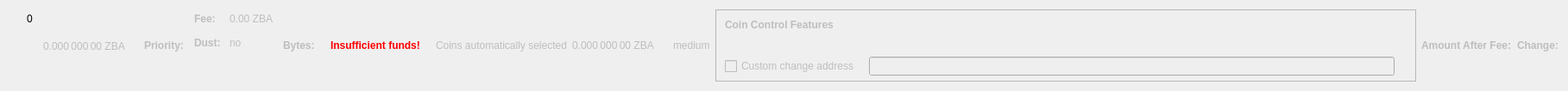
    <widget class="QWidget" name="dummyHideWidget" native="true">
     <property name="maximumSize">
      <size>
       <width>100</width>
       <height>22</height>
      </size>
     </property>
     <layout class="QHBoxLayout" name="dummyHideLayout">
      <item>
       <layout class="QFormLayout" name="formLayoutCoinControl1">
        <property name="horizontalSpacing">
         <number>10</number>
        </property>
        <property name="verticalSpacing">
         <number>14</number>
        </property>
        <property name="leftMargin">
         <number>10</number>
        </property>
        <property name="topMargin">
         <number>4</number>
        </property>
        <property name="rightMargin">
         <number>6</number>
        </property>
        <item row="0" column="1">
         <widget class="QLabel" name="labelCoinControlBytes">
          <property name="cursor">
           <cursorShape>IBeamCursor</cursorShape>
          </property>
          <property name="contextMenuPolicy">
           <enum>Qt::ActionsContextMenu</enum>
          </property>
          <property name="text">
           <string notr="true">0</string>
          </property>
          <property name="textInteractionFlags">
           <set>Qt::LinksAccessibleByMouse|Qt::TextSelectableByKeyboard|Qt::TextSelectableByMouse</set>
          </property>
         </widget>
        </item>
       </layout>
      </item>
      <item>
       <widget class="QLabel" name="labelCoinControlAfterFee">
        <property name="enabled">
         <bool>false</bool>
        </property>
        <property name="sizePolicy">
         <sizepolicy hsizetype="Fixed" vsizetype="Fixed">
          <horstretch>0</horstretch>
          <verstretch>0</verstretch>
         </sizepolicy>
        </property>
        <property name="minimumSize">
         <size>
          <width>111</width>
          <height>12</height>
         </size>
        </property>
        <property name="maximumSize">
         <size>
          <width>111</width>
          <height>12</height>
         </size>
        </property>
        <property name="cursor">
         <cursorShape>IBeamCursor</cursorShape>
        </property>
        <property name="contextMenuPolicy">
         <enum>Qt::ActionsContextMenu</enum>
        </property>
        <property name="text">
         <string notr="true">0.000 000 00 ZBA</string>
        </property>
        <property name="textInteractionFlags">
         <set>Qt::LinksAccessibleByMouse|Qt::TextSelectableByKeyboard|Qt::TextSelectableByMouse</set>
        </property>
       </widget>
      </item>
      <item>
       <widget class="QLabel" name="labelCoinControlPriorityText">
        <property name="enabled">
         <bool>false</bool>
        </property>
        <property name="font">
         <font>
          <weight>75</weight>
          <bold>true</bold>
         </font>
        </property>
        <property name="text">
         <string>Priority:</string>
        </property>
       </widget>
      </item>
      <item>
       <layout class="QHBoxLayout" name="horizontalLayout"/>
      </item>
      <item>
       <layout class="QFormLayout" name="formLayoutCoinControl3">
        <property name="horizontalSpacing">
         <number>10</number>
        </property>
        <property name="verticalSpacing">
         <number>14</number>
        </property>
        <property name="leftMargin">
         <number>6</number>
        </property>
        <property name="topMargin">
         <number>4</number>
        </property>
        <property name="rightMargin">
         <number>6</number>
        </property>
        <item row="0" column="0">
         <widget class="QLabel" name="labelCoinControlFeeText">
          <property name="enabled">
           <bool>false</bool>
          </property>
          <property name="font">
           <font>
            <weight>75</weight>
            <bold>true</bold>
           </font>
          </property>
          <property name="text">
           <string>Fee:</string>
          </property>
          <property name="margin">
           <number>0</number>
          </property>
         </widget>
        </item>
        <item row="0" column="1">
         <widget class="QLabel" name="labelCoinControlFee">
          <property name="enabled">
           <bool>false</bool>
          </property>
          <property name="cursor">
           <cursorShape>IBeamCursor</cursorShape>
          </property>
          <property name="contextMenuPolicy">
           <enum>Qt::ActionsContextMenu</enum>
          </property>
          <property name="text">
           <string notr="true">0.00 ZBA</string>
          </property>
          <property name="textInteractionFlags">
           <set>Qt::LinksAccessibleByMouse|Qt::TextSelectableByKeyboard|Qt::TextSelectableByMouse</set>
          </property>
         </widget>
        </item>
        <item row="1" column="0">
         <widget class="QLabel" name="labelCoinControlLowOutputText">
          <property name="enabled">
           <bool>false</bool>
          </property>
          <property name="font">
           <font>
            <weight>75</weight>
            <bold>true</bold>
           </font>
          </property>
          <property name="text">
           <string>Dust:</string>
          </property>
         </widget>
        </item>
        <item row="1" column="1">
         <widget class="QLabel" name="labelCoinControlLowOutput">
          <property name="enabled">
           <bool>false</bool>
          </property>
          <property name="cursor">
           <cursorShape>IBeamCursor</cursorShape>
          </property>
          <property name="contextMenuPolicy">
           <enum>Qt::ActionsContextMenu</enum>
          </property>
          <property name="text">
           <string>no</string>
          </property>
          <property name="textInteractionFlags">
           <set>Qt::LinksAccessibleByMouse|Qt::TextSelectableByKeyboard|Qt::TextSelectableByMouse</set>
          </property>
         </widget>
        </item>
       </layout>
      </item>
      <item>
       <widget class="QLabel" name="labelCoinControlBytesText">
        <property name="enabled">
         <bool>false</bool>
        </property>
        <property name="font">
         <font>
          <weight>75</weight>
          <bold>true</bold>
         </font>
        </property>
        <property name="text">
         <string>Bytes:</string>
        </property>
       </widget>
      </item>
      <item>
       <layout class="QFormLayout" name="formLayoutCoinControl2">
        <property name="horizontalSpacing">
         <number>10</number>
        </property>
        <property name="verticalSpacing">
         <number>14</number>
        </property>
        <property name="leftMargin">
         <number>6</number>
        </property>
        <property name="topMargin">
         <number>4</number>
        </property>
        <property name="rightMargin">
         <number>6</number>
        </property>
       </layout>
      </item>
      <item>
       <layout class="QHBoxLayout" name="horizontalLayoutCoinControl2">
        <property name="spacing">
         <number>8</number>
        </property>
        <property name="bottomMargin">
         <number>10</number>
        </property>
       </layout>
      </item>
      <item>
       <widget class="QLabel" name="labelCoinControlInsuffFunds">
        <property name="enabled">
         <bool>false</bool>
        </property>
        <property name="minimumSize">
         <size>
          <width>0</width>
          <height>0</height>
         </size>
        </property>
        <property name="font">
         <font>
          <weight>75</weight>
          <bold>true</bold>
         </font>
        </property>
        <property name="styleSheet">
         <string notr="true">color:red;font-weight:bold;</string>
        </property>
        <property name="text">
         <string>Insufficient funds!</string>
        </property>
        <property name="margin">
         <number>5</number>
        </property>
       </widget>
      </item>
      <item>
       <layout class="QFormLayout" name="formLayoutCoinControl4">
        <property name="horizontalSpacing">
         <number>10</number>
        </property>
        <property name="verticalSpacing">
         <number>14</number>
        </property>
        <property name="leftMargin">
         <number>6</number>
        </property>
        <property name="topMargin">
         <number>4</number>
        </property>
        <property name="rightMargin">
         <number>6</number>
        </property>
       </layout>
      </item>
      <item>
       <widget class="QLabel" name="labelCoinControlAutomaticallySelected">
        <property name="enabled">
         <bool>false</bool>
        </property>
        <property name="sizePolicy">
         <sizepolicy hsizetype="Fixed" vsizetype="Fixed">
          <horstretch>0</horstretch>
          <verstretch>0</verstretch>
         </sizepolicy>
        </property>
        <property name="minimumSize">
         <size>
          <width>0</width>
          <height>0</height>
         </size>
        </property>
        <property name="maximumSize">
         <size>
          <width>240</width>
          <height>16777215</height>
         </size>
        </property>
        <property name="text">
         <string>Coins automatically selected</string>
        </property>
        <property name="margin">
         <number>5</number>
        </property>
       </widget>
      </item>
      <item>
       <widget class="QLabel" name="labelCoinControlChange">
        <property name="enabled">
         <bool>false</bool>
        </property>
        <property name="sizePolicy">
         <sizepolicy hsizetype="Fixed" vsizetype="Fixed">
          <horstretch>0</horstretch>
          <verstretch>0</verstretch>
         </sizepolicy>
        </property>
        <property name="minimumSize">
         <size>
          <width>111</width>
          <height>0</height>
         </size>
        </property>
        <property name="maximumSize">
         <size>
          <width>111</width>
          <height>16777215</height>
         </size>
        </property>
        <property name="cursor">
         <cursorShape>IBeamCursor</cursorShape>
        </property>
        <property name="contextMenuPolicy">
         <enum>Qt::ActionsContextMenu</enum>
        </property>
        <property name="text">
         <string notr="true">0.000 000 00 ZBA</string>
        </property>
        <property name="textInteractionFlags">
         <set>Qt::LinksAccessibleByMouse|Qt::TextSelectableByKeyboard|Qt::TextSelectableByMouse</set>
        </property>
       </widget>
      </item>
      <item>
       <widget class="QLabel" name="labelCoinControlPriority">
        <property name="enabled">
         <bool>false</bool>
        </property>
        <property name="cursor">
         <cursorShape>IBeamCursor</cursorShape>
        </property>
        <property name="contextMenuPolicy">
         <enum>Qt::ActionsContextMenu</enum>
        </property>
        <property name="text">
         <string>medium</string>
        </property>
        <property name="textInteractionFlags">
         <set>Qt::LinksAccessibleByMouse|Qt::TextSelectableByKeyboard|Qt::TextSelectableByMouse</set>
        </property>
       </widget>
      </item>
      <item>
       <widget class="QFrame" name="frameCoinControl">
        <property name="sizePolicy">
         <sizepolicy hsizetype="Expanding" vsizetype="Expanding">
          <horstretch>0</horstretch>
          <verstretch>0</verstretch>
         </sizepolicy>
        </property>
        <property name="maximumSize">
         <size>
          <width>16777215</width>
          <height>16777215</height>
         </size>
        </property>
        <property name="frameShape">
         <enum>QFrame::StyledPanel</enum>
        </property>
        <property name="frameShadow">
         <enum>QFrame::Sunken</enum>
        </property>
        <layout class="QVBoxLayout" name="verticalLayoutCoinControl2_2">
         <property name="spacing">
          <number>0</number>
         </property>
         <property name="leftMargin">
          <number>0</number>
         </property>
         <property name="topMargin">
          <number>0</number>
         </property>
         <property name="rightMargin">
          <number>0</number>
         </property>
         <property name="bottomMargin">
          <number>6</number>
         </property>
         <item>
          <layout class="QVBoxLayout" name="verticalLayoutCoinControl" stretch="0,0,0,1">
           <property name="spacing">
            <number>0</number>
           </property>
           <property name="leftMargin">
            <number>10</number>
           </property>
           <property name="topMargin">
            <number>10</number>
           </property>
           <item>
            <layout class="QHBoxLayout" name="horizontalLayoutCoinControl1">
             <property name="bottomMargin">
              <number>15</number>
             </property>
             <item>
              <widget class="QLabel" name="labelCoinControlFeatures">
               <property name="enabled">
                <bool>false</bool>
               </property>
               <property name="sizePolicy">
                <sizepolicy hsizetype="Preferred" vsizetype="Maximum">
                 <horstretch>0</horstretch>
                 <verstretch>0</verstretch>
                </sizepolicy>
               </property>
               <property name="font">
                <font>
                 <weight>75</weight>
                 <bold>true</bold>
                </font>
               </property>
               <property name="styleSheet">
                <string notr="true">font-weight:bold;</string>
               </property>
               <property name="text">
                <string>Coin Control Features</string>
               </property>
              </widget>
             </item>
            </layout>
           </item>
           <item>
            <widget class="QWidget" name="widgetCoinControl" native="true">
             <property name="sizePolicy">
              <sizepolicy hsizetype="Preferred" vsizetype="Preferred">
               <horstretch>0</horstretch>
               <verstretch>0</verstretch>
              </sizepolicy>
             </property>
             <property name="minimumSize">
              <size>
               <width>0</width>
               <height>0</height>
              </size>
             </property>
             <property name="styleSheet">
              <string notr="true"/>
             </property>
             <layout class="QHBoxLayout" name="horizontalLayoutCoinControl5_2">
              <property name="leftMargin">
               <number>0</number>
              </property>
              <property name="topMargin">
               <number>0</number>
              </property>
              <property name="rightMargin">
               <number>0</number>
              </property>
              <property name="bottomMargin">
               <number>0</number>
              </property>
              <item>
               <layout class="QHBoxLayout" name="horizontalLayoutCoinControl3">
                <property name="spacing">
                 <number>20</number>
                </property>
                <property name="topMargin">
                 <number>0</number>
                </property>
                <property name="bottomMargin">
                 <number>10</number>
                </property>
               </layout>
              </item>
             </layout>
            </widget>
           </item>
           <item>
            <layout class="QHBoxLayout" name="horizontalLayoutCoinControl4" stretch="0,0,0">
             <property name="spacing">
              <number>12</number>
             </property>
             <property name="sizeConstraint">
              <enum>QLayout::SetDefaultConstraint</enum>
             </property>
             <property name="topMargin">
              <number>5</number>
             </property>
             <property name="rightMargin">
              <number>5</number>
             </property>
             <item>
              <widget class="QCheckBox" name="checkBoxCoinControlChange">
               <property name="enabled">
                <bool>false</bool>
               </property>
               <property name="toolTip">
                <string>If this is activated, but the change address is empty or invalid, change will be sent to a newly generated address.</string>
               </property>
               <property name="text">
                <string>Custom change address</string>
               </property>
              </widget>
             </item>
             <item>
              <widget class="QValidatedLineEdit" name="lineEditCoinControlChange">
               <property name="enabled">
                <bool>false</bool>
               </property>
               <property name="sizePolicy">
                <sizepolicy hsizetype="Expanding" vsizetype="Fixed">
                 <horstretch>0</horstretch>
                 <verstretch>0</verstretch>
                </sizepolicy>
               </property>
              </widget>
             </item>
             <item>
              <widget class="QLabel" name="labelCoinControlChangeLabel_2">
               <property name="sizePolicy">
                <sizepolicy hsizetype="Preferred" vsizetype="Expanding">
                 <horstretch>0</horstretch>
                 <verstretch>0</verstretch>
                </sizepolicy>
               </property>
               <property name="minimumSize">
                <size>
                 <width>0</width>
                 <height>0</height>
                </size>
               </property>
               <property name="text">
                <string/>
               </property>
               <property name="margin">
                <number>3</number>
               </property>
              </widget>
             </item>
            </layout>
           </item>
           <item>
            <spacer name="verticalSpacerCoinControl">
             <property name="orientation">
              <enum>Qt::Vertical</enum>
             </property>
             <property name="sizeHint" stdset="0">
              <size>
               <width>800</width>
               <height>1</height>
              </size>
             </property>
            </spacer>
           </item>
          </layout>
         </item>
        </layout>
       </widget>
      </item>
      <item>
       <widget class="QLabel" name="labelCoinControlAfterFeeText">
        <property name="enabled">
         <bool>false</bool>
        </property>
        <property name="minimumSize">
         <size>
          <width>0</width>
          <height>0</height>
         </size>
        </property>
        <property name="maximumSize">
         <size>
          <width>16777215</width>
          <height>16777215</height>
         </size>
        </property>
        <property name="font">
         <font>
          <weight>75</weight>
          <bold>true</bold>
         </font>
        </property>
        <property name="text">
         <string>Amount After Fee:</string>
        </property>
        <property name="alignment">
         <set>Qt::AlignLeading|Qt::AlignLeft|Qt::AlignVCenter</set>
        </property>
        <property name="margin">
         <number>0</number>
        </property>
       </widget>
      </item>
      <item>
       <widget class="QLabel" name="labelCoinControlChangeText">
        <property name="enabled">
         <bool>false</bool>
        </property>
        <property name="sizePolicy">
         <sizepolicy hsizetype="Preferred" vsizetype="Preferred">
          <horstretch>0</horstretch>
          <verstretch>0</verstretch>
         </sizepolicy>
        </property>
        <property name="minimumSize">
         <size>
          <width>0</width>
          <height>0</height>
         </size>
        </property>
        <property name="maximumSize">
         <size>
          <width>16777215</width>
          <height>16777215</height>
         </size>
        </property>
        <property name="font">
         <font>
          <weight>75</weight>
          <bold>true</bold>
         </font>
        </property>
        <property name="text">
         <string>Change:</string>
        </property>
        <property name="alignment">
         <set>Qt::AlignLeading|Qt::AlignLeft|Qt::AlignVCenter</set>
        </property>
       </widget>
      </item>
     </layout>
    </widget>
